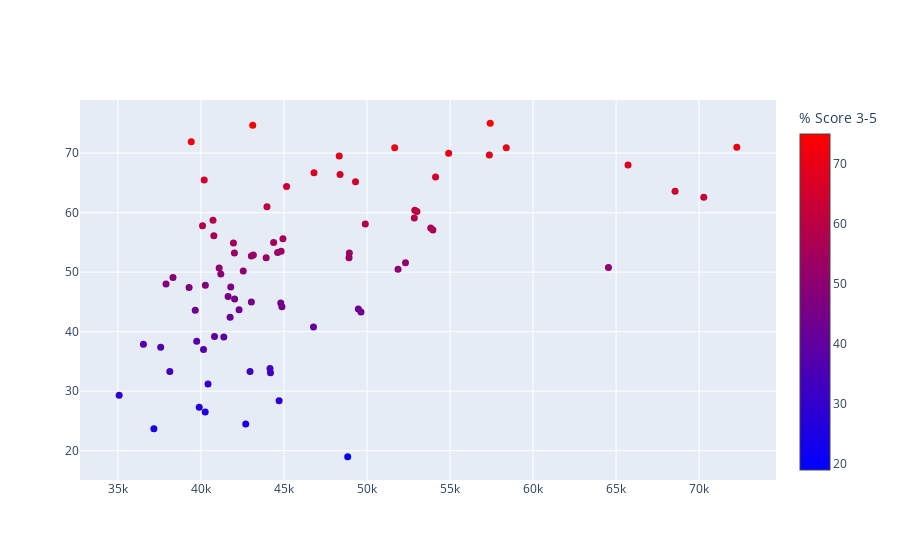

Notebook cell for this chart:
### Code cell
fig = go.Figure(data=go.Scatter(
    x=np.round(northcarolina20['per_capita_income'], decimals=-1),
    y=np.round(northcarolina20['PERCENT_3_OR_ABOVE'], decimals=1),
    mode='markers',
    marker=dict(
        size=7,
        color=northcarolina20['PERCENT_3_OR_ABOVE'],
        colorscale='Bluered',
        symbol='circle',
        showscale=True,
        colorbar=dict(title='% Score 3-5'),
    ),
    showlegend=False,
    text=northcarolina20['County'],
    name=''))
fig.show()

### Figure 1 — Plotly figure (JSON) as saved in the notebook; plotly's stock layout.template omitted (floating-point values rounded to 4 significant figures)
{"data": [{"marker": {"color": [53.19, 45.45, 58.7, 36.96, 43.27, 45, 57.36, 59.07, 50.74, 65.24, 57.84, 51.61, 75, 33.33, 53.25, 62.56, 37.93, null, 56.06, 38.37, 43.75, 50.24, 60.42, 50.84, 60.99, 60.2, 33.77, 57.07, 31.18, 70.88, 47.54, 44.75, null, 47.37, 24.5, 29.27, 58.15, 43.56, 44.17, 66.37, 37.44, null, 65.52, 55.63, 53.46, 28.42, 50.54, 52.38, 27.27, null, 63.57, 47.83, 69.71, 65.97, 40.82, 70.98, 19.05, 33.33, 64.4, 66.67, 43.69, 52.44, 70, 45.86, 26.49, 23.72, 39.05, 49.1, 39.24, 47.96, 52.94, 54.92, 52.73, 55, 69.51, 70.9, null, 67.99, null, null, 74.73, 33.05, 49.74, 53.33, 42.42, 71.88], "colorbar": {"title": {"text": "% Score 3-5"}}, "colorscale": [[0, "rgb(0,0,255)"], [1, "rgb(255,0,0)"]], "showscale": true, "size": 7, "symbol": "circle"}, "mode": "markers", "name": "", "showlegend": false, "text": ["Alexander", "Anson", "Ashe", "Avery", "Beaufort", "Bladen", "Brunswick", "Buncombe", "Burke", "Cabarrus", "Caldwell", "Camden", "Carteret", "Caswell", "Catawba", "Chatham", "Cherokee", "Clay", "Cleveland", "Columbus", "Craven", "Cumberland", "Currituck", "Dare", "Davidson", "Davie", "Duplin", "Durham", "Edgecombe", "Forsyth", "Franklin", "Gaston", "Gates", "Graham", "Granville", "Greene", "Guilford", "Harnett", "Haywood", "Henderson", "Hoke", "Hyde", "Jackson", "Johnston", "Lee", "Lenoir", "Lincoln", "Macon", "Madison", "Martin", "Mecklenburg", "Mitchell", "Moore", "New Hanover", "Onslow", "Orange", "Pamlico", "Pasquotank", "Pender", "Perquimans", "Person", "Pitt", "Polk", "Randolph", "Richmond", "Robeson", "Rockingham", "Rutherford", "Sampson", "Scotland", "Stanly", "Stokes", "Surry", "Swain", "Transylvania", "Union", "Vance", "Wake", "Warren", "Washington", "Watauga", "Wayne", "Wilkes", "Wilson", "Yadkin", "Yancey"], "type": "scatter", "x": [42020, 42030, 40730, 40160, 49640, 43040, 53840, 52850, 41100, 49310, 40100, 52320, 57420, 38130, 48940, 70280, 36540, 40590, 40780, 39750, 49480, 42550, 52880, 64540, 43980, 53010, 44160, 53970, 40430, 51670, 41800, 44810, 44610, 39290, 42700, 35080, 49900, 39660, 44880, 48380, 37580, 45090, 40200, 44940, 44830, 44710, 51870, 43930, 39900, 38340, 68550, 40270, 57370, 54130, 46780, 72270, 48840, 42960, 45160, 46810, 42300, 48920, 54920, 41640, 40260, 37170, 41380, 38320, 40820, 37900, 43160, 41960, 43040, 44380, 48330, 58390, 39530, 65720, 35110, 41670, 43120, 44190, 41200, 44620, 41760, 39420], "y": [53.2, 45.5, 58.7, 37, 43.3, 45, 57.4, 59.1, 50.7, 65.2, 57.8, 51.6, 75, 33.3, 53.2, 62.6, 37.9, null, 56.1, 38.4, 43.8, 50.2, 60.4, 50.8, 61, 60.2, 33.8, 57.1, 31.2, 70.9, 47.5, 44.8, null, 47.4, 24.5, 29.3, 58.1, 43.6, 44.2, 66.4, 37.4, null, 65.5, 55.6, 53.5, 28.4, 50.5, 52.4, 27.3, null, 63.6, 47.8, 69.7, 66, 40.8, 71, 19, 33.3, 64.4, 66.7, 43.7, 52.4, 70, 45.9, 26.5, 23.7, 39.1, 49.1, 39.2, 48, 52.9, 54.9, 52.7, 55, 69.5, 70.9, null, 68, null, null, 74.7, 33.1, 49.7, 53.3, 42.4, 71.9]}], "layout": {"autosize": true, "xaxis": {"autorange": true, "range": [32780.0, 74570.0], "type": "linear"}, "yaxis": {"autorange": true, "range": [14.11, 79.89], "type": "linear"}}}
